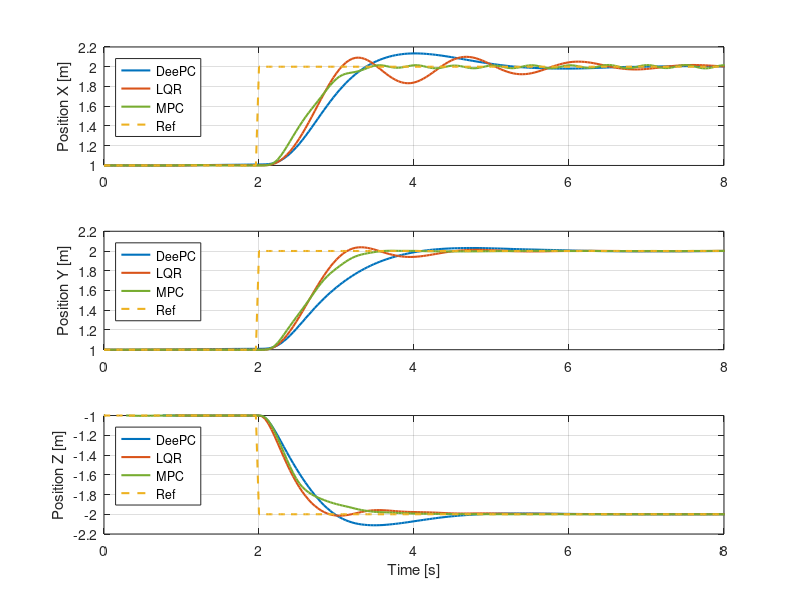
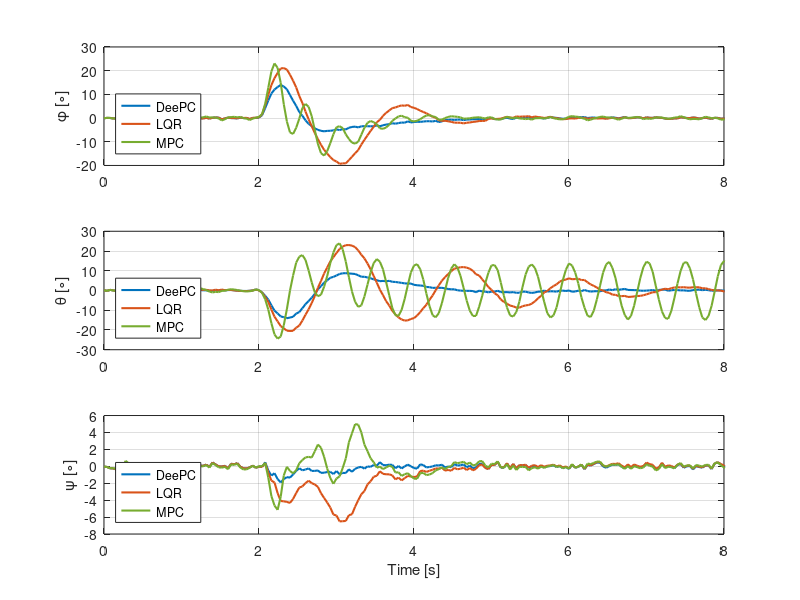

These charts were generated, in order, by the following MATLAB code:
clear;
close all;
clc;

flag_drag = false;

%% Load variables: DeePC controller

load("DeePC_inner_loop.mat")


% Common variables
r = r_out.';
T_eq = param.nrotor_vehicle_mass_true*param.g;

start_time = 2;
sim_time = start_time + run_time;

time = 0:param.sample_time_measurements_full_state:sim_time;

% Specific variables
u_deepc = [total_thrust_cmd body_rates_cmd].';

x_state_deepc = full_state_meas(:,1:9).';

x_deepc = x_state_deepc(1,:);
y_deepc = x_state_deepc(2,:);
z_deepc = x_state_deepc(3,:);

roll_deepc = x_state_deepc(7,:)*180/pi;
pitch_deepc = x_state_deepc(8,:)*180/pi;
yaw_deepc = x_state_deepc(9,:)*180/pi;

% time_comp_deepc = solve_time_out;

%% Load variables: LQR controller

load("LQR_inner_loop.mat")


% Specific variables
u_lqr = [total_thrust_cmd body_rates_cmd].';

x_state_lqr = full_state_meas(:,1:9).';

x_lqr = x_state_lqr(1,:);
y_lqr = x_state_lqr(2,:);
z_lqr = x_state_lqr(3,:);

roll_lqr = x_state_lqr(7,:)*180/pi;
pitch_lqr = x_state_lqr(8,:)*180/pi;
yaw_lqr = x_state_lqr(9,:)*180/pi;

% time_comp_lqr = solve_time_out;

%% Load variables: MPC controller

load("MPC_inner_loop.mat")


% Specific variables
u_mpc = [total_thrust_cmd body_rates_cmd].';

x_state_mpc = full_state_meas(:,1:9).';
% x_state_mpc = full_state_meas(1:9,:);

x_mpc = x_state_mpc(1,:);
y_mpc = x_state_mpc(2,:);
z_mpc = x_state_mpc(3,:);

roll_mpc = x_state_mpc(7,:)*180/pi;
pitch_mpc = x_state_mpc(8,:)*180/pi;
yaw_mpc = x_state_mpc(9,:)*180/pi;

% time_comp_mpc = solve_time_out;

% Remove unnecessary variables
clear total_thrust_cmd body_rates_cmd full_state_meas full_state_act...
    run_time param r_out Tini solve_time_out start_time

%% Plots
% Position XY
myFigure1 = figure();
subplot(3,1,1)
plot(time, x_deepc, 'LineWidth',1.5)
hold on
plot(time, x_lqr, 'LineWidth',1.5)
hold on
plot(time, x_mpc, 'LineWidth',1.5,'Color','#77AC30')
hold on
plot(time, r(1,:), '--', 'LineWidth',1.5, 'Color','#EDB120')
ylabel('Position X [m]') 
legend('DeePC','LQR','MPC','Ref','Location','northwest')
grid on
xlim([0 8])
ylim([1 2.2])

subplot(3,1,2)
plot(time, y_deepc, 'LineWidth',1.5)
hold on
plot(time, y_lqr, 'LineWidth',1.5)
hold on
plot(time, y_mpc, 'LineWidth',1.5, 'Color','#77AC30')
hold on
plot(time, r(1,:), '--', 'LineWidth',1.5, 'Color','#EDB120')
ylabel('Position Y [m]') 
legend('DeePC','LQR','MPC','Ref','Location','northwest')
grid on
xlim([0 8])
ylim([1 2.2])

subplot(3,1,3)
plot(time, z_deepc, 'LineWidth',1.5)
hold on
plot(time, z_lqr, 'LineWidth',1.5)
hold on
plot(time, z_mpc, 'LineWidth',1.5, 'Color','#77AC30')
hold on
plot(time, r(3,:), '--', 'LineWidth',1.5, 'Color','#EDB120')
ylabel('Position Z [m]') 
xlabel('Time [s]')
legend('DeePC','LQR','MPC','Ref','Location','northwest')
grid on
xlim([0 8])
ylim([-2.2 -1])


myFigure2 = figure();
subplot(3,1,1)
plot(time, roll_deepc, 'LineWidth',1.5)
hold on
plot(time, roll_lqr, 'LineWidth',1.5)
hold on
plot(time, roll_mpc, 'LineWidth',1.5, 'Color','#77AC30')
ylabel('\phi [\circ]') 
legend('DeePC','LQR','MPC','Location','southwest')
grid on
xlim([0 8])


subplot(3,1,2)
plot(time, pitch_deepc, 'LineWidth',1.5)
hold on
plot(time, pitch_lqr, 'LineWidth',1.5)
hold on
plot(time, pitch_mpc, 'LineWidth',1.5, 'Color','#77AC30')
ylabel('\theta [\circ]') 
legend('DeePC','LQR','MPC','Location','southwest')
grid on
xlim([0 8])


subplot(3,1,3)
plot(time, yaw_deepc, 'LineWidth',1.5)
hold on
plot(time, yaw_lqr, 'LineWidth',1.5)
hold on
plot(time, yaw_mpc, 'LineWidth',1.5, 'Color','#77AC30')
ylabel('\psi [\circ]') 
xlabel('Time [s]')
legend('DeePC','LQR','MPC','Location','southwest')
grid on
xlim([0 8])
% ylim([-4 2])

% saveFigAsPDF(myFigure1,'Figures_PDF/Inner_Loop_LQR_vs_DeePC_vs_MPC_pos');
% saveFigAsPDF(myFigure2,'Figures_PDF/Inner_Loop_LQR_vs_DeePC_vs_MPC_ang');
